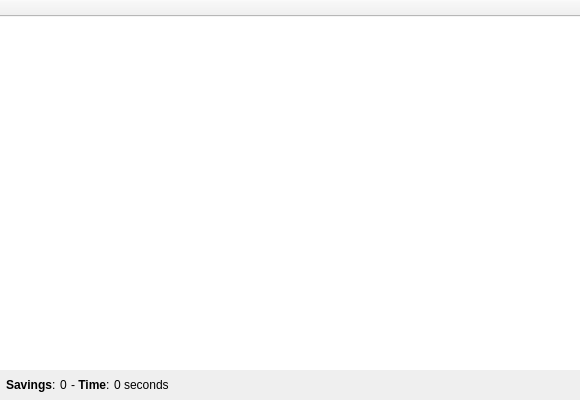
<?xml version="1.0" encoding="UTF-8"?>
<ui version="4.0">
 <class>MainWindow</class>
 <widget class="QMainWindow" name="MainWindow">
  <property name="geometry">
   <rect>
    <x>0</x>
    <y>0</y>
    <width>580</width>
    <height>400</height>
   </rect>
  </property>
  <property name="minimumSize">
   <size>
    <width>580</width>
    <height>400</height>
   </size>
  </property>
  <property name="acceptDrops">
   <bool>true</bool>
  </property>
  <property name="windowTitle">
   <string>PNGLiter</string>
  </property>
  <widget class="QWidget" name="centralWidget">
   <layout class="QVBoxLayout" name="mainLayout">
    <property name="spacing">
     <number>0</number>
    </property>
    <property name="margin">
     <number>0</number>
    </property>
    <item>
     <widget class="ImageTable" name="imageTable">
      <property name="styleSheet">
       <string notr="true">QTableView { border: none; padding:0; margin:0; }
QTableView:focus { border: none; }</string>
      </property>
      <property name="editTriggers">
       <set>QAbstractItemView::NoEditTriggers</set>
      </property>
      <property name="alternatingRowColors">
       <bool>true</bool>
      </property>
      <property name="selectionMode">
       <enum>QAbstractItemView::MultiSelection</enum>
      </property>
      <property name="selectionBehavior">
       <enum>QAbstractItemView::SelectRows</enum>
      </property>
      <property name="verticalScrollMode">
       <enum>QAbstractItemView::ScrollPerPixel</enum>
      </property>
      <property name="horizontalScrollMode">
       <enum>QAbstractItemView::ScrollPerPixel</enum>
      </property>
      <property name="showGrid">
       <bool>false</bool>
      </property>
      <property name="sortingEnabled">
       <bool>true</bool>
      </property>
      <attribute name="horizontalHeaderHighlightSections">
       <bool>false</bool>
      </attribute>
      <attribute name="verticalHeaderVisible">
       <bool>false</bool>
      </attribute>
      <attribute name="verticalHeaderHighlightSections">
       <bool>false</bool>
      </attribute>
     </widget>
    </item>
    <item>
     <widget class="QWidget" name="infoWidget" native="true">
      <layout class="QGridLayout" name="gridLayout">
       <property name="leftMargin">
        <number>6</number>
       </property>
       <property name="topMargin">
        <number>4</number>
       </property>
       <property name="rightMargin">
        <number>6</number>
       </property>
       <property name="bottomMargin">
        <number>4</number>
       </property>
       <property name="horizontalSpacing">
        <number>4</number>
       </property>
       <property name="verticalSpacing">
        <number>0</number>
       </property>
       <item row="0" column="0">
        <widget class="QLabel" name="savingsTLabel">
         <property name="text">
          <string>&lt;b&gt;Savings&lt;/b&gt;:</string>
         </property>
        </widget>
       </item>
       <item row="0" column="1">
        <widget class="QLabel" name="savingsLabel">
         <property name="text">
          <string>0</string>
         </property>
        </widget>
       </item>
       <item row="0" column="4">
        <spacer name="horizontalSpacer">
         <property name="orientation">
          <enum>Qt::Horizontal</enum>
         </property>
         <property name="sizeHint" stdset="0">
          <size>
           <width>335</width>
           <height>20</height>
          </size>
         </property>
        </spacer>
       </item>
       <item row="0" column="2">
        <widget class="QLabel" name="timeTLabel">
         <property name="text">
          <string> -   &lt;b&gt;Time&lt;/b&gt;:</string>
         </property>
        </widget>
       </item>
       <item row="0" column="3">
        <widget class="QLabel" name="timeLabel">
         <property name="text">
          <string>0 seconds</string>
         </property>
        </widget>
       </item>
       <item row="0" column="5">
        <widget class="QPushButton" name="closeInfoButton">
         <property name="icon">
          <iconset resource="pngliter.qrc">
           <normaloff>:/images/close</normaloff>:/images/close</iconset>
         </property>
         <property name="flat">
          <bool>true</bool>
         </property>
        </widget>
       </item>
      </layout>
     </widget>
    </item>
   </layout>
  </widget>
  <widget class="QToolBar" name="mainToolBar">
   <property name="minimumSize">
    <size>
     <width>0</width>
     <height>0</height>
    </size>
   </property>
   <property name="movable">
    <bool>false</bool>
   </property>
   <property name="iconSize">
    <size>
     <width>22</width>
     <height>22</height>
    </size>
   </property>
   <property name="toolButtonStyle">
    <enum>Qt::ToolButtonTextBesideIcon</enum>
   </property>
   <property name="floatable">
    <bool>false</bool>
   </property>
   <attribute name="toolBarArea">
    <enum>TopToolBarArea</enum>
   </attribute>
   <attribute name="toolBarBreak">
    <bool>false</bool>
   </attribute>
  </widget>
  <action name="action_About">
   <property name="text">
    <string>&amp;About</string>
   </property>
  </action>
  <action name="action_Documentation">
   <property name="text">
    <string>&amp;Documentation</string>
   </property>
  </action>
  <action name="actionAbout_Qt">
   <property name="text">
    <string>About Qt</string>
   </property>
  </action>
  <action name="actionAdd_Images">
   <property name="text">
    <string>Add Images..</string>
   </property>
  </action>
  <action name="actionClear_List">
   <property name="text">
    <string>Clear List</string>
   </property>
  </action>
  <action name="actionQuit">
   <property name="text">
    <string>Quit</string>
   </property>
  </action>
 </widget>
 <layoutdefault spacing="6" margin="11"/>
 <customwidgets>
  <customwidget>
   <class>ImageTable</class>
   <extends>QTableView</extends>
   <header>imagetable.h</header>
  </customwidget>
 </customwidgets>
 <resources>
  <include location="pngliter.qrc"/>
 </resources>
 <connections>
  <connection>
   <sender>closeInfoButton</sender>
   <signal>clicked()</signal>
   <receiver>infoWidget</receiver>
   <slot>hide()</slot>
   <hints>
    <hint type="sourcelabel">
     <x>533</x>
     <y>379</y>
    </hint>
    <hint type="destinationlabel">
     <x>289</x>
     <y>379</y>
    </hint>
   </hints>
  </connection>
 </connections>
</ui>
